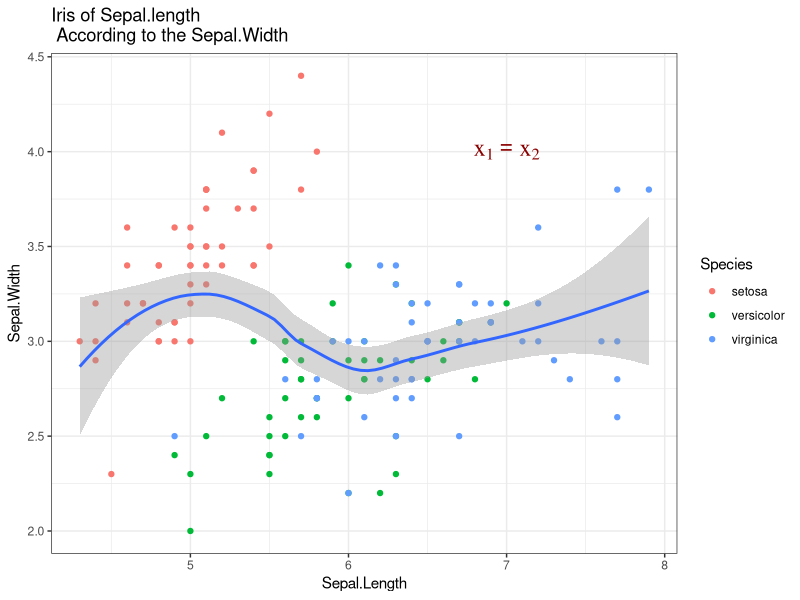

The R script that drew this image:

library(ggplot2)
attach(iris)
p <- ggplot(data=iris,aes(x = Sepal.Length,y = Sepal.Width))
p + geom_point(aes(colour = Species)) + stat_smooth() + 
labs(title = "Iris of Sepal.length \n According to the Sepal.Width") +
theme_classic() + theme_bw() +annotate("text",x=7,y=4,parse = T,label = "x[1]==x[2]",size=6, family="serif",fontface="italic", colour="darkred")
